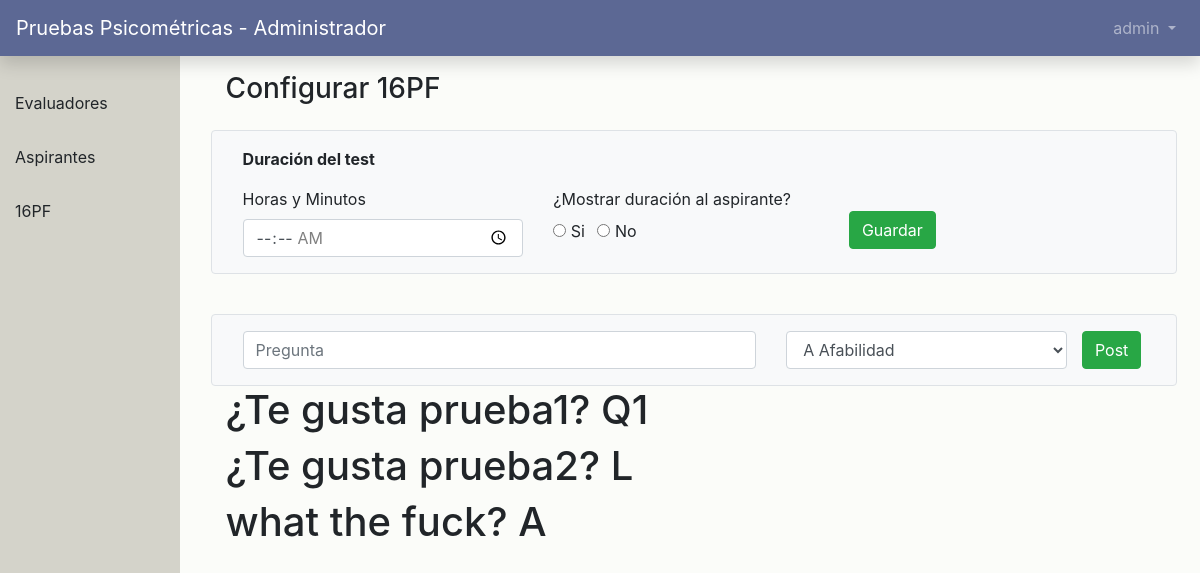
The page /dash/16pf (signed in) on the database as committed earlier.
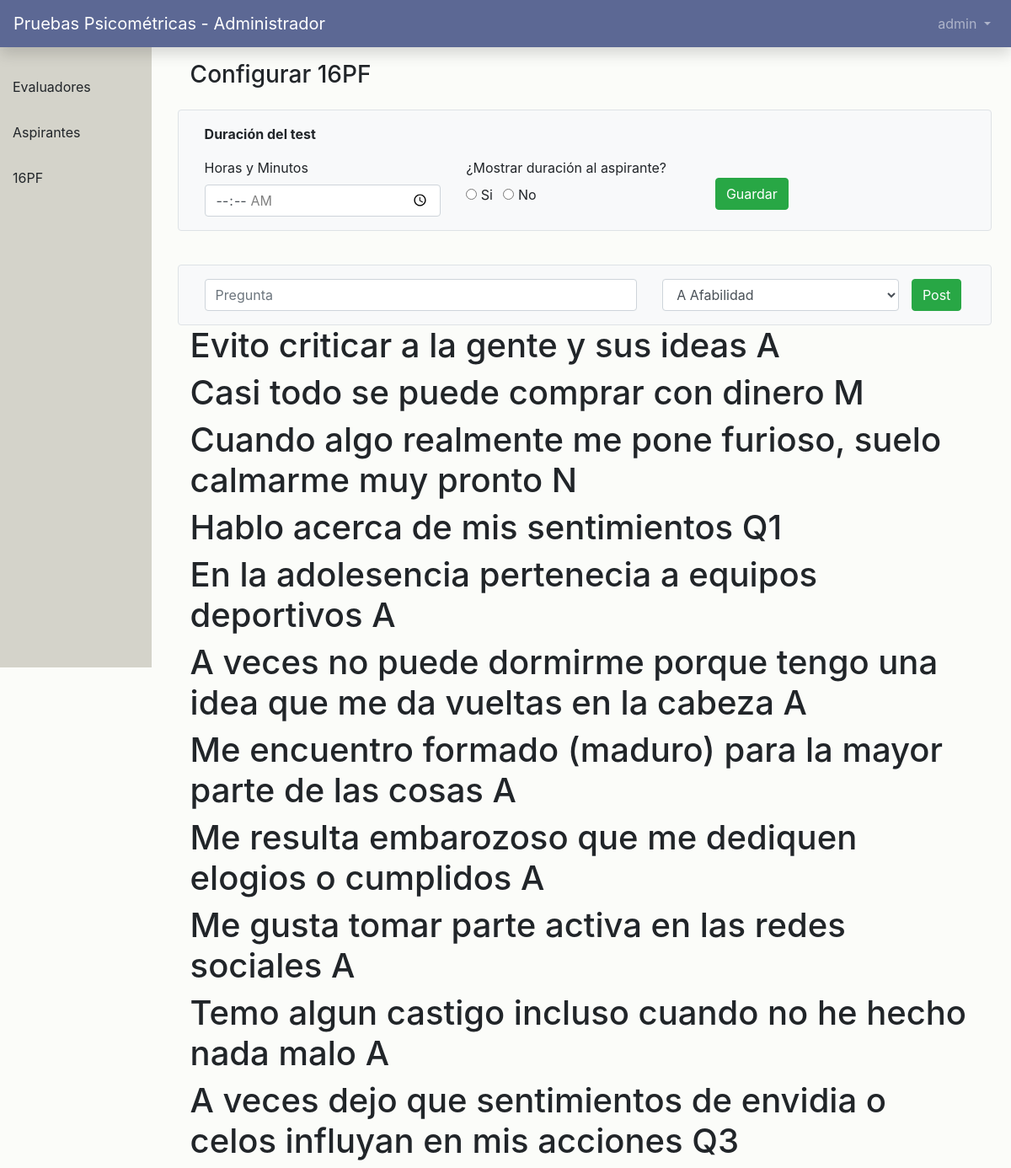
The same page on the database as committed later.
### main_app/models.py (models this page shows, shortened)
class Question(models.Model):
    text = models.CharField(max_length=300)
    factor = models.CharField(max_length=300)
    points = models.IntegerField()
    complete = models.BooleanField()
    def __str__(self):
        return self.text

### main_app/views.py (the view)
# urls.py: path('dash/16pf', views.pfadmin, name='16pfadmin'),
def pfadmin(request):
    if request.method == 'POST':
        if request.POST.get('pregunta') and request.POST.get('factor'):
            post=Question()
            post.text = request.POST.get('pregunta')
            post.factor = request.POST.get('factor')
            post.points= 0
            post.complete= False
            post.save()
            ls = Question.objects.all()
            return render(request, 'dashboard/16pf.html', {'ls': ls} )
    else:
            ls = Question.objects.all()
            return render(request,'dashboard/16pf.html', {'ls': ls})

### users/models.py (called while the page is built)
    def get_role(self):
        return '%s' % (self.role)

### templates/dashboard/16pf.html (shortened to what this page needs)
{% extends './index.html' %}
{% load static %}
{% block main_content %}
    <section class="content">
        <div class="row">
            <div class="col-sm-12">
                <h3>Configurar 16PF</h3>
            </div>
        </div>
        <div class="row bg-light mt-3 p-3 border rounded">
            <div class="col-md-12">
                <p><b>Duración del test</b></p>
            </div>
            <div class="col-md-4">
                <label for="">Horas y Minutos</label>
                <input type="time" placeholder="minutos" class="form-control" min="00:00" max="02:59" required>
            </div>
            <div class="col-md-4">
                <label for="">¿Mostrar duración al aspirante?</label>
                <div>
                    <input type="radio" value="Si" name="show" id="showYes">
                    <label for="showYes" class="mr-2">Si</label>
                    <input type="radio" value="No" name="show" id="showNo">
                    <label for="showNo" class="mr-2">No</label>
                </div>
            </div>
            <div class="col-md-4 p-0">
                <button class="btn btn-success mt-4">Guardar</button>
            </div>
        </div>
        <div class="row mt-4">
            <div class="col-md-12">
            </div>
        </div>
        <form action="" method="POST">
        <div class="row bg-light mt-3 p-3 border rounded">
            <div class="col-md-7">
                <input type="text" name = "pregunta" placeholder="Pregunta" class="form-control">
            </div>
            <div class="col-md-4">
                <select name="factor" id="" class="form-control">
                    <option value="A" name ="A" >A Afabilidad</option>
                </select>
            </div>
            <div class="col-md-1 p-0">
                <input class="btn btn-success" type="submit" value="Post"/>
            </div>
        </div>
        </form>
        {% for question in ls %}
              <h1>{{question}} {{question.factor}} </h1>
        {% endfor %}
    </section>
{% endblock %}

Rows that differ between the two databases and show on the page:
added Question: text "Evito criticar a la gente y sus ideas", factor "A"
added Question: text "Casi todo se puede comprar con dinero", factor "M"
added Question: text "Cuando algo realmente me pone furioso, suelo calmarme muy pronto", factor "N"
added Question: text "Hablo acerca de mis sentimientos", factor "Q1"
changed Question: text "¿Te gusta prueba1?" → "En la adolesencia pertenecia a equipos deportivos"; factor "Q1" → "A"
changed Question: text "¿Te gusta prueba2?" → "A veces no puede dormirme porque tengo una idea que me da vueltas en la cabeza"; factor "L" → "A"
changed Question: text "what the fuck?" → "Me encuentro formado (maduro) para la mayor parte de las cosas"
added Question: text "Me resulta embarozoso que me dediquen elogios o cumplidos", factor "A"
added Question: text "Me gusta tomar parte activa en las redes sociales", factor "A"
added Question: text "Temo algun castigo incluso cuando no he hecho nada malo", factor "A"
added Question: text "A veces dejo que sentimientos de envidia o celos influyan en mis acciones", factor "Q3"
